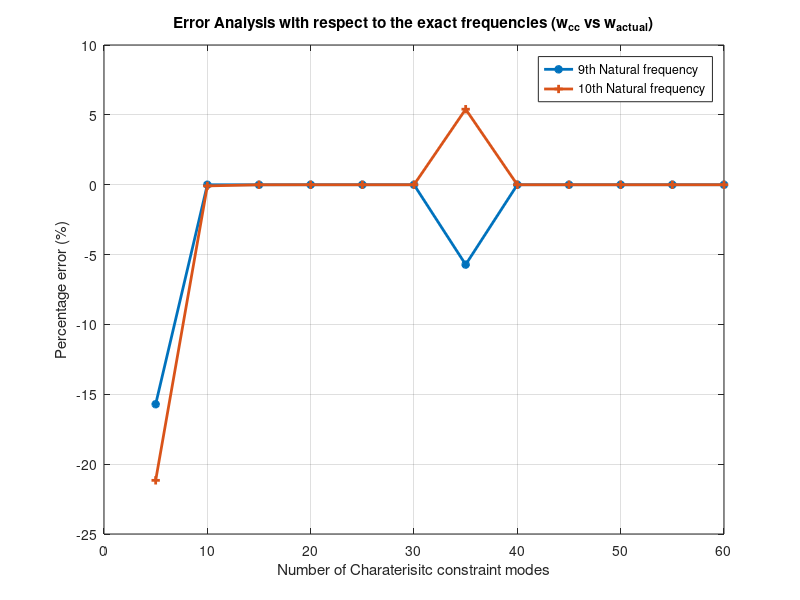
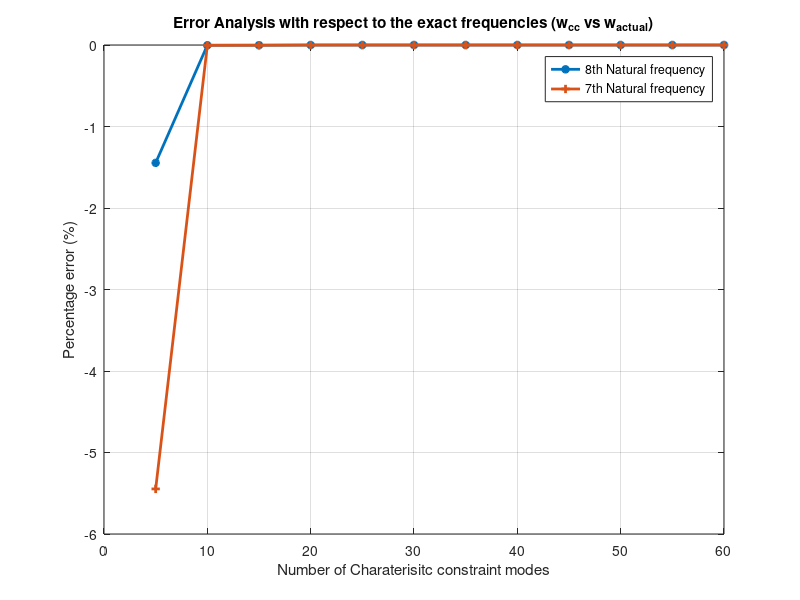
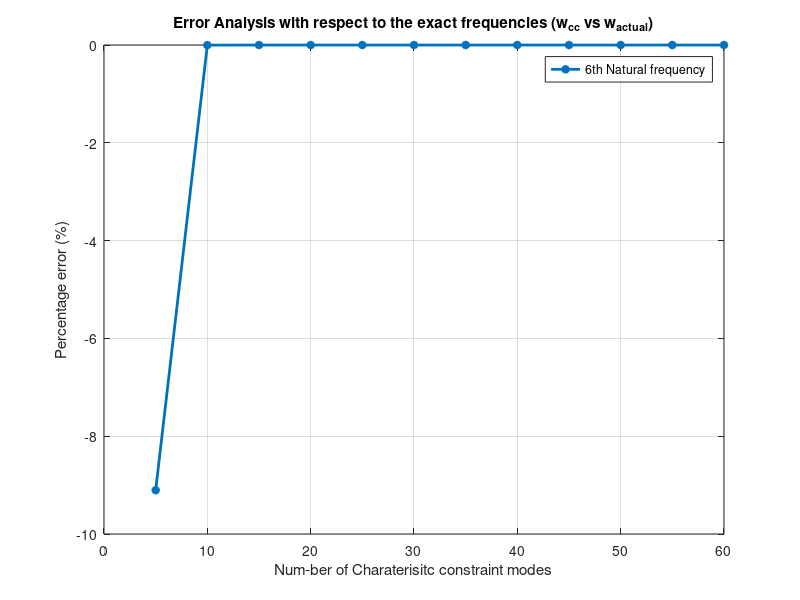
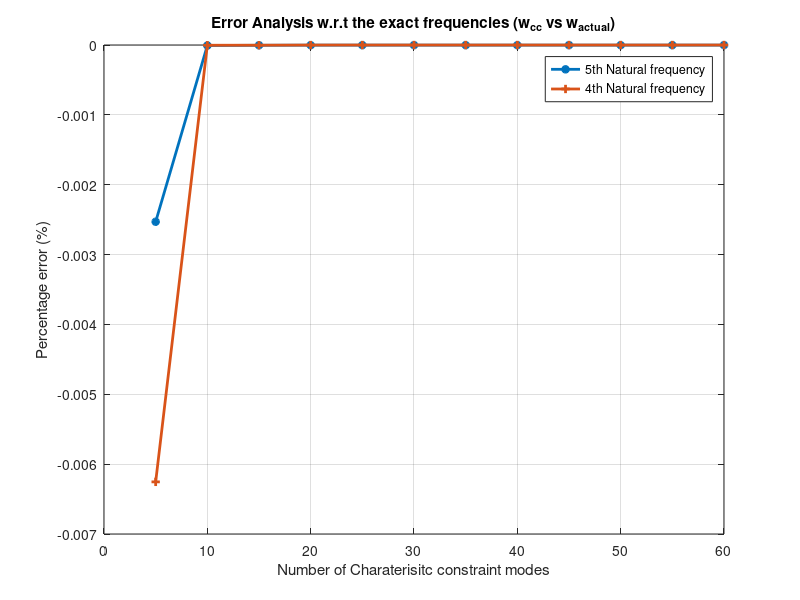

MATLAB code to generate these figures, in order:

clc
clear all
close all
format long
load('SubStructure1_Matlab.mat');
load('SubStructure2_Matlab.mat');
load('SubStructure3_Matlab.mat');
load('SubStructure4_Matlab.mat');     
% creating identity matrices of the order of internal and boundary degrees
% of freedom of the individual substructures.
I11=sparse(eye(1256));
I22=sparse(eye(440));
I33=sparse(eye(840));
I44=sparse(eye(440));
I12=sparse(eye(22));
I13=sparse(eye(42));
I14=sparse(eye(22));
%% Assembling the global mass and stiffness matrix by using the interface continuity conditions
% Cosntructing the tranformation matrix
row12=length(I11)+length(I12)+length(I13)+length(I14)+length(I22)+length(I12)+length(I33)...
      +length(I13)+length(I44)+length(I14);
col12=length(I11)+length(I22)+length(I33)+length(I44)+length(I12)+length(I13)+length(I14);
T=sparse(row12,col12);

T([1:length(I11)],[1:length(I11)])=I11;

tempr=length(I11)+1:length(I11)+length(I12);
tempc=length(I11)+length(I22)+length(I33)+length(I44)+1:...
    length(I11)+length(I22)+length(I33)+length(I44)+length(I12);
T([tempr],[tempc])=I12;

tempr=length(I12)+length(I11)+1:length(I12)+length(I11)+length(I13);
tempc=length(I11)+length(I22)+length(I33)+length(I44)+length(I12)+1:...
    length(I11)+length(I22)+length(I33)+length(I44)+length(I12)+length(I13);
T([tempr],[tempc])=I13;

tempr=length(I12)+length(I11)+length(I13)+1:length(I12)+length(I11)+length(I13)+length(I14);
tempc=length(I11)+length(I22)+length(I33)+length(I44)+length(I12)+length(I13)+1:...
    length(I11)+length(I22)+length(I33)+length(I44)+length(I12)+length(I13)+length(I14);
T([tempr],[tempc])=I14;

tempr=length(I12)+length(I11)+length(I13)+length(I14)+1:...
    length(I12)+length(I11)+length(I13)+length(I14)+length(I22);
tempc=length(I11)+1:length(I11)+length(I22);
T([tempr],[tempc])=I22;

tempr=length(I12)+length(I11)+length(I13)+length(I14)+length(I22)+1:...
    length(I12)+length(I11)+length(I13)+length(I14)+length(I22)+length(I12);
tempc=length(I11)+length(I22)+length(I33)+length(I44)+1:...
    length(I11)+length(I22)+length(I33)+length(I44)+length(I12);
T([tempr],[tempc])=I12;

tempr=length(I12)+length(I11)+length(I13)+length(I14)+length(I22)+length(I12)+1:...
    length(I12)+length(I11)+length(I13)+length(I14)+length(I22)+length(I12)+length(I33);
tempc=length(I11)+length(I22)+1:length(I11)+length(I22)+length(I33);
T([tempr],[tempc])=I33;

tempr=length(I12)+length(I11)+length(I13)+length(I14)+length(I22)+length(I12)+length(I33)+1:...
      length(I12)+length(I11)+length(I13)+length(I14)+length(I22)+length(I12)+length(I33)+length(I13);
tempc=length(I11)+length(I22)+length(I33)+length(I44)+length(I12)+1:...
    length(I11)+length(I22)+length(I33)+length(I44)+length(I12)+length(I13);
T([tempr],[tempc])=I13;

tempr=length(I12)+length(I11)+length(I13)+length(I14)+length(I22)+length(I12)+length(I33)+length(I13)+1:...
      length(I12)+length(I11)+length(I13)+length(I14)+length(I22)+length(I12)+length(I33)+length(I13)+length(I44);
tempc=length(I11)+length(I22)+length(I33)+1:length(I11)+length(I22)+length(I33)+length(I44);
T([tempr],[tempc])=I44;

tempr=length(I12)+length(I11)+length(I13)+length(I14)+length(I22)+length(I12)+length(I33)+length(I13)+length(I44)+1:...
      length(I12)+length(I11)+length(I13)+length(I14)+length(I22)+length(I12)+length(I33)+length(I13)+length(I44)+length(I14);
tempc=length(I11)+length(I22)+length(I33)+length(I44)+length(I12)+length(I13)+1:...
    length(I11)+length(I22)+length(I33)+length(I44)+length(I12)+length(I13)+length(I14);
T([tempr],[tempc])=I14;

M_ass=[M1 zeros(size(M1,1),size(M2,2)) zeros(size(M1,1),size(M3,2)) zeros(size(M1,1),size(M4,2));...
      zeros(size(M2,1),size(M1,2)) M2 zeros(size(M2,1),size(M3,2)) zeros(size(M2,1),size(M4,2));...
      zeros(size(M3,1),size(M1,2)) zeros(size(M3,1),size(M2,2)) M3 zeros(size(M3,1),size(M4,2));...
      zeros(size(M4,1),size(M1,2)) zeros(size(M4,1),size(M2,2)) zeros(size(M4,1),size(M3,2)) M4];

K_ass=[K1 zeros(size(K1,1),size(K2,2)) zeros(size(K1,1),size(K3,2)) zeros(size(K1,1),size(K4,2));...
      zeros(size(K2,1),size(K1,2)) K2 zeros(size(K2,1),size(K3,2)) zeros(size(K2,1),size(K4,2));...
      zeros(size(K3,1),size(K1,2)) zeros(size(K3,1),size(K2,2)) K3 zeros(size(K3,1),size(K4,2));...
      zeros(size(K4,1),size(K1,2)) zeros(size(K4,1),size(K2,2)) zeros(size(K4,1),size(K3,2)) K4];
% 
 M1=T'*M_ass*T;
 K1=T'*K_ass*T;
%% Rearranging the global mass and stiffness matrix to the form mentioned in Pierre's paper.
row12=length(I11)+length(I12)+length(I13)+length(I14)+length(I22)+length(I33)...
      +length(I44);
col12=length(I11)+length(I12)+length(I13)+length(I14)+length(I22)+length(I33)...
     +length(I44);
T=sparse(row12,col12);

tempr=1:length(I11);
tempc=length(I12)+length(I13)+length(I14)+1:length(I12)+length(I13)+length(I14)+length(I11);
T([tempr],[tempc])=I11;

tempr=length(I11)+1:length(I11)+length(I22);
tempc=length(I12)+length(I13)+length(I14)+length(I11)+1:...
   length(I12)+length(I13)+length(I14)+length(I11)+length(I22);
T([tempr],[tempc])=I22;

tempr=length(I11)+length(I22)+1:length(I11)+length(I22)+length(I33);
tempc=length(I12)+length(I13)+length(I14)+length(I11)+length(I22)+1:...
    length(I12)+length(I13)+length(I14)+length(I11)+length(I22)+length(I33);
T([tempr],[tempc])=I33;

tempr=length(I11)+length(I22)+length(I33)+1:...
    length(I11)+length(I22)+length(I33)+length(I44);
tempc=length(I12)+length(I13)+length(I14)+length(I11)+length(I22)+length(I33)+1:...
       length(I12)+length(I13)+length(I14)+length(I11)+length(I22)+length(I33)+length(I44);
T([tempr],[tempc])=I44;

tempr=length(I11)+length(I22)+length(I33)+length(I44)+1:...
     length(I11)+length(I22)+length(I33)+length(I44)+length(I12);
tempc=1:length(I12);
T([tempr],[tempc])=I12;

tempr=length(I11)+length(I22)+length(I33)+length(I44)+length(I12)+1:...
     length(I11)+length(I22)+length(I33)+length(I44)+length(I12)+length(I13);
tempc=length(I12)+1:length(I12)+length(I13);
T([tempr],[tempc])=I13;

tempr=length(I11)+length(I22)+length(I33)+length(I44)+length(I12)+length(I13)+1:...
    length(I11)+length(I22)+length(I33)+length(I44)+length(I12)+length(I13)+length(I14);
tempc=length(I12)+length(I13)+1:length(I12)+length(I13)+length(I14);
T([tempr],[tempc])=I14;

M=T'*M1*T;
K=T'*K1*T;
[V,D]=eigs(K,M,10,'sm');
for i=1:10;
    w(i)=sqrt(D(i,i));                %determining w_{actual}
end
%%
b=20;  %number of fixed interface modes to be considered 

k1=K([86+1:86+1256],[86+1:86+1256]);
m1=M([86+1:86+1256],[86+1:86+1256]);
[v1,d1]=eigs(k1,m1,b,'sm');

k2=K([86+1256+1:86+1256+440],[86+1256+1:86+1256+440]);
m2=M([86+1256+1:86+1256+440],[86+1256+1:86+1256+440]);
[v2,d2]=eigs(k2,m2,b,'sm');

k3=K([86+1256+440+1:86+1256+440+840],[86+1256+440+1:86+1256+440+840]);
m3=M([86+1256+440+1:86+1256+440+840],[86+1256+440+1:86+1256+440+840]);
[v3,d3]=eigs(k3,m3,b,'sm');

k4=K([86+1256+440+840+1:86+1256+440+840+440],[86+1256+440+840+1:86+1256+440+840+440]);
m4=M([86+1256+440+840+1:86+1256+440+840+440],[86+1256+440+840+1:86+1256+440+840+440]);
[v4,d4]=eigs(k4,m4,b,'sm');

k12_1=K([86+1:86+1256],[1:22]);
k13_1=K([86+1:86+1256],[22+1:22+42]);
k14_1=K([86+1:86+1256],[22+42+1:22+42+22]);

k12_2=K([86+1256+1:86+1256+440],[1:22]);
k13_2=K([86+1256+1:86+1256+440],[22+1:22+42]);
k14_2=K([86+1256+1:86+1256+440],[22+42+1:22+42+22]);

k12_3=K([86+1256+440+1:86+1256+440+840],[1:22]);
k13_3=K([86+1256+440+1:86+1256+440+840],[22+1:22+42]);
k14_3=K([86+1256+440+1:86+1256+440+840],[22+42+1:22+42+22]);

k12_4=K([86+1256+440+840+1:86+1256+440+840+440],[1:22]);
k13_4=K([86+1256+440+840+1:86+1256+440+840+440],[22+1:22+42]);
k14_4=K([86+1256+440+840+1:86+1256+440+840+440],[22+42+1:22+42+22]);

si1_12=-k1\k12_1;
si1_13=-k1\k13_1;  
si1_14=-k1\k14_1;

si2_12=-k2\k12_2;
si2_13=-k2\k13_2;
si2_14=-k2\k14_2;

si3_12=-k3\k12_3;
si3_13=-k3\k13_3;
si3_14=-k3\k14_3;

si4_12=-k4\k12_4;
si4_13=-k4\k13_4;
si4_14=-k4\k14_4;


Ib1=eye(22);
Ib2=eye(42);
Ib3=eye(22);

I=[Ib1 zeros(size(Ib1,1),size(Ib2,2)) zeros(size(Ib1,1),size(Ib3,2));...
   zeros(size(Ib2,1),size(Ib1,2)) Ib2 zeros(size(Ib2,1),size(Ib3,2));...
   zeros(size(Ib3,1),size(Ib1,2)) zeros(size(Ib3,1),size(Ib2,2)) Ib3];

psic= [si1_12 si1_13 si1_14;...
       si2_12 si2_13 si2_14;...
       si3_12 si3_13 si3_14;...
       si4_12 si4_13 si4_14];

T1=[I;psic];

T2=[zeros(size(I,1),size(v1,2));...                  
    v1;...
    zeros(size(si2_12,1),size(v1,2));...
    zeros(size(si3_13,1),size(v1,2));...
    zeros(size(si4_14,1),size(v1,2))];

T3=[zeros(size(I,1),size(v2,2));...
    zeros(size(si1_12,1),size(v2,2));...
    v2;...
    zeros(size(si3_13,1),size(v2,2));...
    zeros(size(si4_14,1),size(v2,2))];

T4=[zeros(size(I,1),size(v3,2));...
    zeros(size(si1_12,1),size(v3,2));...
    zeros(size(si2_12,1),size(v3,2));...
    v3;...
    zeros(size(si4_14,1),size(v3,2))];

T5=[zeros(size(I,1),size(v4,2));
    zeros(size(si1_12,1),size(v4,2));...
    zeros(size(si2_12,1),size(v4,2));...
    zeros(size(si3_13,1),size(v4,2));...
    v4];

Rcb=[T1 T2 T3 T4 T5];

M_cb=Rcb'*M*Rcb;
K_cb=Rcb'*K*Rcb;

[V_cb,D_cb]=eigs(K_cb,M_cb,10,'sm');              

for i=1:10;
    w_cb(i)=sqrt(D_cb(i,i));               %determining the frequencies by Craig-Bampton method
end

%% Using Characeristic constraint mode method
temp=[5:5:60];
error=zeros(length(w_cb),length(temp));
ws=zeros(10,3);
ws(:,1)=real(w');
ws(:,2)=real(w_cb');
mc=M_cb([1:86],[1:86]);
kc=K_cb([1:86],[1:86]);

for j=1:length(temp)
    
[vc,dc]=eigs(kc,mc,temp(j),'sm');

Tcc=[vc zeros(size(vc,1),b) zeros(size(vc,1),b) zeros(size(vc,1),b) zeros(size(vc,1),b);...
    zeros(b,size(vc,2)) eye(b) zeros(b,b) zeros(b,b) zeros(b,b);...
    zeros(b,size(vc,2)) zeros(b,b)  eye(b) zeros(b,b) zeros(b,b);...
    zeros(b,size(vc,2)) zeros(b,b) zeros(b,b) eye(b) zeros(b,b);...
    zeros(b,size(vc,2)) zeros(b,b) zeros(b,b) zeros(b,b) eye(b)];

M_cc=Tcc'*M_cb*Tcc;
K_cc=Tcc'*K_cb*Tcc;
[vcc,dcc]=eigs(K_cc,M_cc,10,'sm');
for i=1:10;
    w_cc(i,j)=sqrt(dcc(i,i));  %determining the frequencies with CC method.
end
end
%% error analysis and plots
for  i=1:12
    error(:,i)=real(w)-real(w_cc(:,i)');  
end
for i=4:10
error(i,:)=error(i,:)./real(w(i))*100;
end

figure(1)
plot(temp,error(9,:),'LineWidth',2,'Marker','*')
grid on
hold on
plot(temp,error(10,:),'LineWidth',2,'Marker','+')
xlabel('Number of Charaterisitc constraint modes')
ylabel('Percentage error (%)')
title('Error Analysis with respect to the exact frequencies (w_{cc} vs w_{actual})')
legend('9th Natural frequency','10th Natural frequency')

figure(2)
plot(temp,error(8,:),'LineWidth',2,'Marker','*')
grid on
 hold on
plot(temp,error(7,:),'LineWidth',2,'Marker','+')
xlabel('Number of Charaterisitc constraint modes')
ylabel('Percentage error (%)')
title('Error Analysis with respect to the exact frequencies (w_{cc} vs w_{actual})')
legend('8th Natural frequency','7th Natural frequency')

figure(3)
plot(temp,error(6,:),'LineWidth',2,'Marker','*')
grid on
xlabel('Num-ber of Charaterisitc constraint modes')
ylabel('Percentage error (%)')
title('Error Analysis with respect to the exact frequencies (w_{cc} vs w_{actual})')
legend('6th Natural frequency')
figure(4)
plot(temp,error(5,:),'LineWidth',2,'Marker','*')
grid on
xlabel('Number of Charaterisitc constraint modes')
ylabel('Percentage error (%)')
title('Error Analysis w.r.t the exact frequencies (w_{cc} vs w_{actual})')
hold on
plot(temp,error(4,:),'LineWidth',2,'Marker','+')
legend('5th Natural frequency','4th Natural frequency')

for  i=1:12
    error(:,i)=real(w_cb)-real(w_cc(:,i)');  
end

for i=4:10
error(i,:)=error(i,:)./real(w_cb(i))*100;
end


figure(5)
plot(temp,error(9,:),'LineWidth',2,'Marker','*')
grid on
hold on
plot(temp,error(10,:),'LineWidth',2,'Marker','+')
xlabel('Number of Charaterisitc constraint modes')
ylabel('Percentage error (%)')
title('Error Analysis with respect to the exact frequencies (w_{cc} vs w_{cb})')
legend('9th Natural frequency','10th Natural frequency')

figure(6)
plot(temp,error(8,:),'LineWidth',2,'Marker','*')
grid on
 hold on
plot(temp,error(7,:),'LineWidth',2,'Marker','+')
xlabel('Number of Charaterisitc constraint modes')
ylabel('Percentage error (%)')
title('Error Analysis with respect to the exact frequencies (w_{cc} vs w_{cb})')
legend('8th Natural frequency','7th Natural frequency')

figure(7)
plot(temp,error(6,:),'LineWidth',2,'Marker','*')
grid on
xlabel('Num-ber of Charaterisitc constraint modes')
ylabel('Percentage error (%)')
title('Error Analysis with respect to the exact frequencies (w_{cc} vs w_{cb})')
legend('6th Natural frequency')

figure(8)
plot(temp,error(5,:),'LineWidth',2,'Marker','*')
grid on
xlabel('Number of Charaterisitc constraint modes')
ylabel('Percentage error (%)')
title('Error Analysis with respect to the exact frequencies (w_{cc} vs w_{cb})')
hold on
plot(temp,error(4,:),'LineWidth',2,'Marker','+')
legend('5th Natural frequency','4th Natural frequency')

ws(:,3)=real(w_cc(:,12));
disp('     Actual                 CB               CC')   
disp(ws)

































































